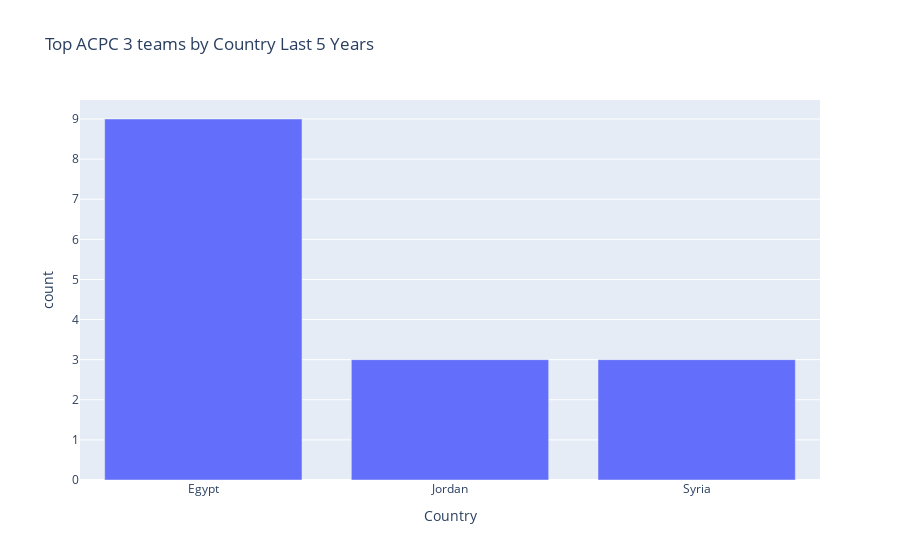

Notebook source saved alongside this figure:
### Code cell
fig = px.bar(acpc_top3_df, x='Country', y='count', title="Top ACPC 3 teams by Country Last 5 Years")
fig.show()

### Figure 1 — Plotly figure (JSON) as saved in the notebook; plotly's stock layout.template omitted (floating-point values rounded to 4 significant figures)
{"data": [{"alignmentgroup": "True", "hovertemplate": "Country=%{x}<br>count=%{y}<extra></extra>", "legendgroup": "", "marker": {"color": "#636efa", "pattern": {"shape": ""}}, "name": "", "offsetgroup": "", "orientation": "v", "showlegend": false, "textposition": "auto", "type": "bar", "x": ["Egypt", "Jordan", "Syria"], "xaxis": "x", "y": [9, 3, 3], "yaxis": "y"}], "layout": {"barmode": "relative", "legend": {"tracegroupgap": 0}, "title": {"text": "Top ACPC 3 teams by Country Last 5 Years"}, "xaxis": {"anchor": "y", "domain": [0, 1], "title": {"text": "Country"}}, "yaxis": {"anchor": "x", "domain": [0, 1], "title": {"text": "count"}}}}
